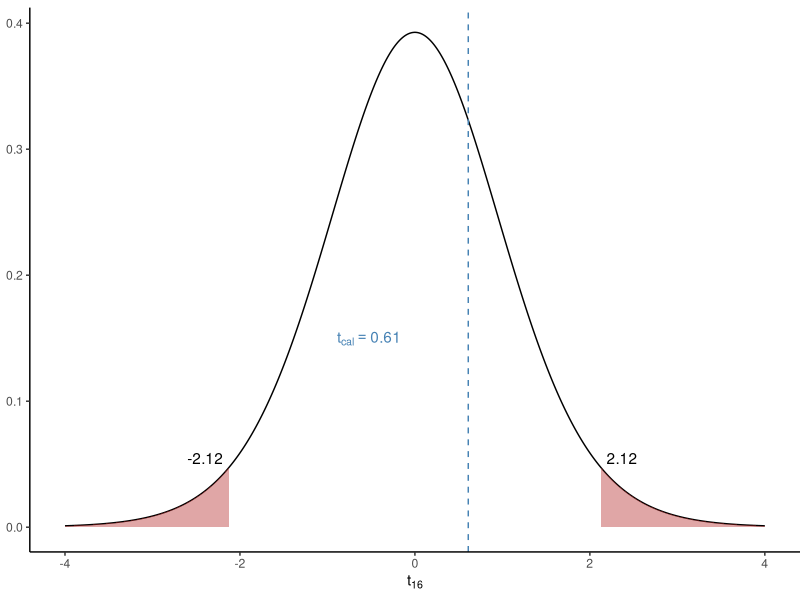
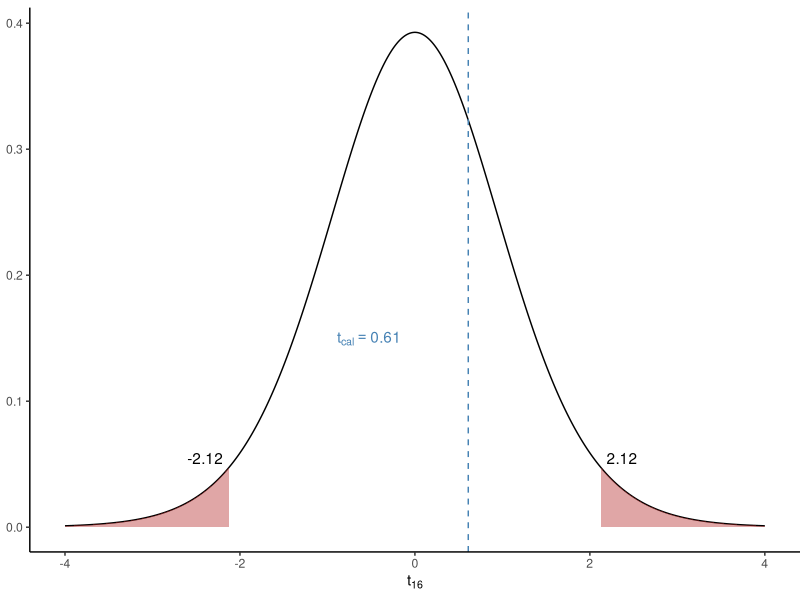

Recreate these plots in R, in order.
library(ggplot2)
df_val <- 16
t_crit <- qt(0.975, df_val)   # 2.12
t_cal  <- 0.61

x  <- seq(-4, 4, length.out = 600)
dd <- data.frame(x = x, y = dt(x, df_val))

ggplot(dd, aes(x, y)) +
      geom_line() +
      geom_area(data = subset(dd, x <= -t_crit),
                              aes(x, y), fill = "firebrick", alpha = 0.4) +
      geom_area(data = subset(dd, x >=  t_crit),
                              aes(x, y), fill = "firebrick", alpha = 0.4) +
      geom_vline(xintercept = t_cal, linetype = "dashed",
                                colour = "steelblue") +
      annotate("text", x = t_cal -1.5, y = 0.15,
                            label = expression(t[cal] == 0.61),
                            hjust = 0, colour = "steelblue") +
      annotate("text", x = -t_crit-.07, y = 0.055,
                            label = "-2.12", hjust = 1) +
      annotate("text", x =  t_crit+.07, y = 0.055,
                            label =  "2.12", hjust = 0) +
      labs(x = expression(t[16]), y = "") +
      theme_classic() +
    theme(
        panel.background = element_rect(fill = "transparent", colour = NA), # Transparent panel bg
        plot.background = element_rect(fill = "transparent", colour = NA),   # Transparent plot bg
        plot.margin = margin(t = 5.5, r = 0, b = 5.5, l = -10, unit = "pt")
    )

ggsave("two-mean-indep-unequal.pdf", width = 4, height = 3)
